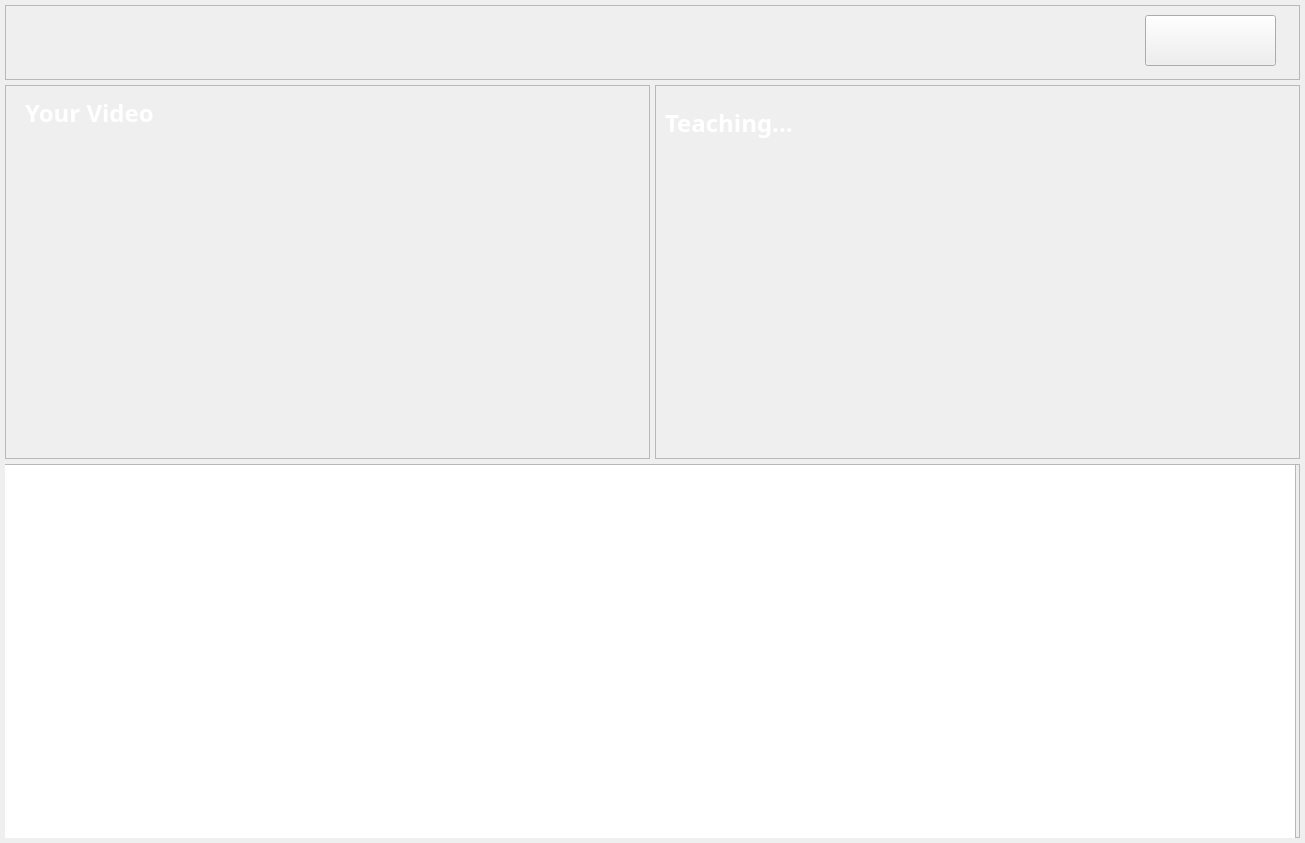
<?xml version="1.0" encoding="UTF-8"?>
<ui version="4.0">
 <class>MainWindow</class>
 <widget class="QMainWindow" name="MainWindow">
  <property name="geometry">
   <rect>
    <x>0</x>
    <y>0</y>
    <width>1305</width>
    <height>843</height>
   </rect>
  </property>
  <property name="windowTitle">
   <string>MainWindow</string>
  </property>
  <property name="styleSheet">
   <string notr="true">QWidget#centralwidget{
border-image: url(:/overall/image/back.png);
}</string>
  </property>
  <widget class="QWidget" name="centralwidget">
   <layout class="QGridLayout" name="gridLayout" rowstretch="1,5,5">
    <property name="leftMargin">
     <number>5</number>
    </property>
    <property name="topMargin">
     <number>5</number>
    </property>
    <property name="rightMargin">
     <number>5</number>
    </property>
    <property name="bottomMargin">
     <number>5</number>
    </property>
    <property name="spacing">
     <number>5</number>
    </property>
    <item row="0" column="0" colspan="2">
     <widget class="QFrame" name="frame_4">
      <property name="frameShape">
       <enum>QFrame::StyledPanel</enum>
      </property>
      <property name="frameShadow">
       <enum>QFrame::Raised</enum>
      </property>
      <widget class="QLabel" name="label">
       <property name="geometry">
        <rect>
         <x>20</x>
         <y>10</y>
         <width>231</width>
         <height>37</height>
        </rect>
       </property>
       <property name="styleSheet">
        <string notr="true">border-image: url(:/title/image/title/check.png);
</string>
       </property>
       <property name="text">
        <string/>
       </property>
      </widget>
      <widget class="QPushButton" name="next">
       <property name="geometry">
        <rect>
         <x>1140</x>
         <y>10</y>
         <width>131</width>
         <height>51</height>
        </rect>
       </property>
       <property name="styleSheet">
        <string notr="true">border-image: url(:/overall/image/next.png);</string>
       </property>
       <property name="text">
        <string/>
       </property>
      </widget>
     </widget>
    </item>
    <item row="1" column="0">
     <widget class="QFrame" name="frame">
      <property name="frameShape">
       <enum>QFrame::StyledPanel</enum>
      </property>
      <property name="frameShadow">
       <enum>QFrame::Raised</enum>
      </property>
      <widget class="QLabel" name="origin">
       <property name="geometry">
        <rect>
         <x>0</x>
         <y>0</y>
         <width>640</width>
         <height>360</height>
        </rect>
       </property>
       <property name="styleSheet">
        <string notr="true">border-image: url(:/overall/image/gray_rectangle.png);
</string>
       </property>
       <property name="text">
        <string/>
       </property>
      </widget>
      <widget class="QLabel" name="label_7">
       <property name="geometry">
        <rect>
         <x>20</x>
         <y>10</y>
         <width>151</width>
         <height>36</height>
        </rect>
       </property>
       <property name="font">
        <font>
         <family>Dubai</family>
         <pointsize>18</pointsize>
         <weight>75</weight>
         <bold>true</bold>
        </font>
       </property>
       <property name="styleSheet">
        <string notr="true">color: rgb(255, 255, 255);</string>
       </property>
       <property name="text">
        <string>Your Video</string>
       </property>
      </widget>
     </widget>
    </item>
    <item row="1" column="1">
     <widget class="QFrame" name="frame_2">
      <property name="frameShape">
       <enum>QFrame::StyledPanel</enum>
      </property>
      <property name="frameShadow">
       <enum>QFrame::Raised</enum>
      </property>
      <widget class="QLabel" name="copy">
       <property name="geometry">
        <rect>
         <x>0</x>
         <y>0</y>
         <width>640</width>
         <height>360</height>
        </rect>
       </property>
       <property name="styleSheet">
        <string notr="true">border-image: url(:/overall/image/gray_rectangle.png);
</string>
       </property>
       <property name="text">
        <string/>
       </property>
      </widget>
      <widget class="QLabel" name="label_8">
       <property name="geometry">
        <rect>
         <x>10</x>
         <y>20</y>
         <width>151</width>
         <height>36</height>
        </rect>
       </property>
       <property name="font">
        <font>
         <family>Dubai</family>
         <pointsize>18</pointsize>
         <weight>75</weight>
         <bold>true</bold>
        </font>
       </property>
       <property name="styleSheet">
        <string notr="true">color: rgb(255, 255, 255);</string>
       </property>
       <property name="text">
        <string>Teaching...</string>
       </property>
      </widget>
     </widget>
    </item>
    <item row="2" column="0" colspan="2">
     <widget class="QFrame" name="frame_3">
      <property name="frameShape">
       <enum>QFrame::StyledPanel</enum>
      </property>
      <property name="frameShadow">
       <enum>QFrame::Raised</enum>
      </property>
      <widget class="QLabel" name="label_9">
       <property name="geometry">
        <rect>
         <x>30</x>
         <y>10</y>
         <width>151</width>
         <height>36</height>
        </rect>
       </property>
       <property name="font">
        <font>
         <family>Dubai</family>
         <pointsize>19</pointsize>
         <weight>75</weight>
         <bold>true</bold>
        </font>
       </property>
       <property name="styleSheet">
        <string notr="true">color: rgb(255, 255, 255);</string>
       </property>
       <property name="text">
        <string>Graph</string>
       </property>
      </widget>
      <widget class="QListWidget" name="graph">
       <property name="geometry">
        <rect>
         <x>-20</x>
         <y>0</y>
         <width>1311</width>
         <height>391</height>
        </rect>
       </property>
       <property name="styleSheet">
        <string notr="true">border-image: url(:/overall/image/gray_rectangle.png);</string>
       </property>
      </widget>
      <zorder>graph</zorder>
      <zorder>label_9</zorder>
     </widget>
    </item>
   </layout>
  </widget>
 </widget>
 <resources>
  <include location="resource.qrc"/>
 </resources>
 <connections/>
</ui>
